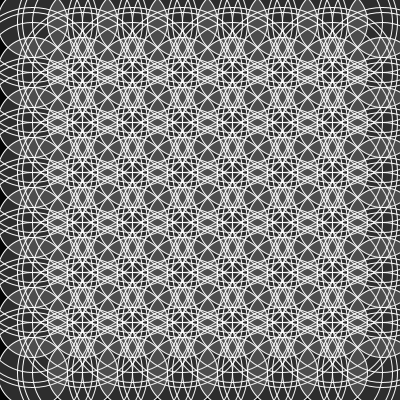
Frame 1 (no input)
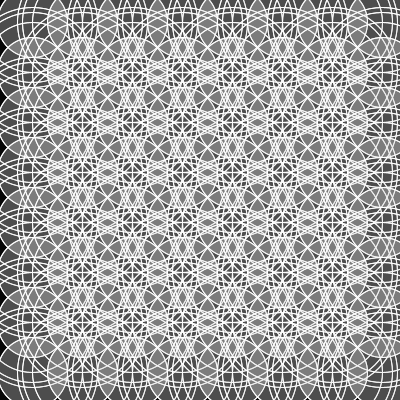
Frame 2 (the mouse pressed at the canvas centre, redrawn once)

The Processing sketch that drew these frames (run headless with seeded random() and noise(); the mouse was pressed at the canvas centre and the sketch redrawn once):

// Processing sketch: processing_82050
// ── processing_82050.pde

void setup()
{
  background(5);
size(400,400);


}




void draw()

  

  //Nouvelle ligne
  {
         for (int posX = 32; posX < width; posX = posX+50)
         {
            fill(#C7E3D2);
          for (int posY = 22; posY < height; posY = posY+50)
         {
         
   
         strokeWeight(2);
       noFill();
         
         strokeWeight(1);
       stroke(255);
          ellipse(posX, posY, 100, 100);
            fill(210, 50);
          ellipse(posX, posY, 70, 70);
          noFill();
          ellipse (posX, posY, 120, 120);
          ellipse (posX, posY, 130, 130);

    }
         }

noLoop ();
}
